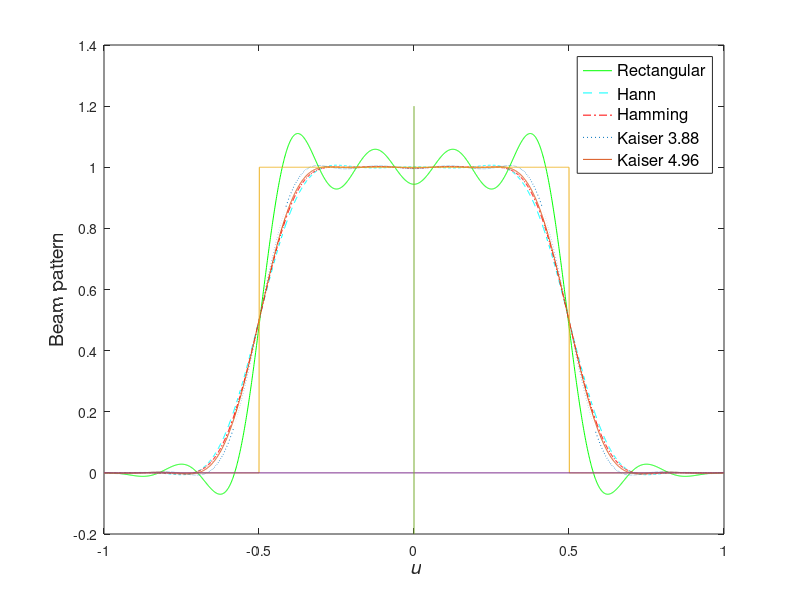
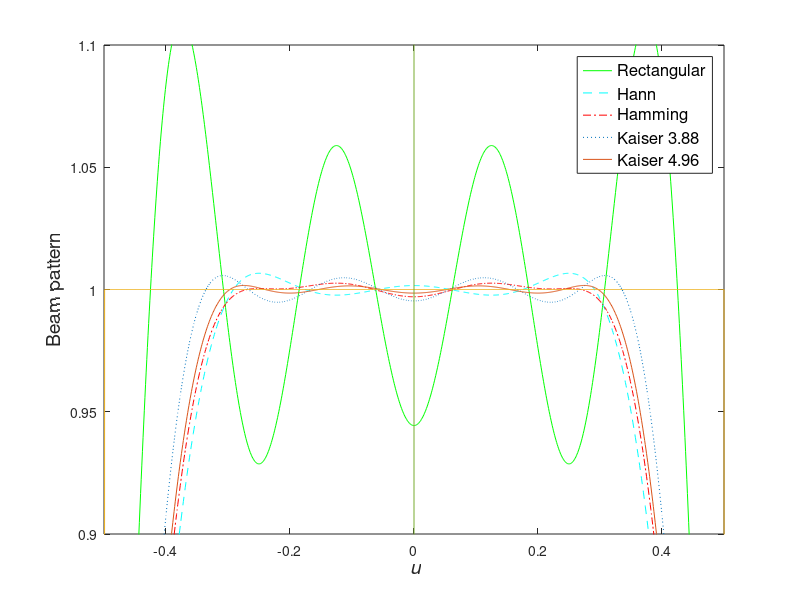

Reproduce these figures in MATLAB, in order.
clear all; close all; clc;

N = 16;
M = (N-1)/2;
n = (-M:M).';
u = -1:0.001:1;
vv = exp(j*n*pi*u);
lu = length(u);

%Define the desired pattern
Bd = zeros(1,lu);
for l = 1:lu
   if ( (acos(u(l)) >= pi/3) & (acos(u(l)) <= 2*pi/3) )
      Bd(l) = 1;
   end
end

ad = 0.5*sinc(0.5*n);						% Rectangular window
B1 = ad'*vv;

Rw_HN = 0.5+0.5*cos(2*pi*n/N);			% Hann window
w2 = ad.*Rw_HN;
B2 = w2'*vv;

Rw_HM = 0.54+0.46*cos(2*pi*n/N);			% Hamming window
w3 = ad.*Rw_HM;
B3 = w3'*vv;

% Find appropriate beta to match the overshoot of Hann and Hamming
A_n = -20*log10(abs(max(B2)-1));                 % 44.1589
beta_n = 0.5842*(A_n-21)^0.4+0.07886*(A_n-21);	% 3.8796
A_m = -20*log10(abs(max(B3)-1));    					% 53.6782
beta_m = 0.1102*(A_m-8.7) ;         					% 4.9566
x = 1-(2*n/N).^2;

Rw_KSn = besseli(0,beta_n*sqrt(x));		% Kaiser window matching Hann window
bes = besseli(0,beta_n);
w4 = ad.*Rw_KSn/bes;
%w4 = w4/sum(w4);
B4 = w4'*vv;

Rw_KSm = besseli(0,beta_m*sqrt(x));		% Kaiser window matching Hamming window
bes = besseli(0,beta_m);
w5 = ad.*Rw_KSm/bes;
%w5 = w5/sum(w5);
B5 = w5'*vv;

figure;
plot(u,real(B1),'g-')
hold on;
plot(u,real(B2),'c--')
plot(u,real(B3),'r-.')
plot(u,real(B4),':')
plot(u,real(B5),'-')
plot(u,real(Bd),'-')
plot([-1 1],[0 0],'-');
plot(0*[1 1],[-0.2 1.2],'-');
hold off;
h=legend('Rectangular','Hann','Hamming','Kaiser 3.88','Kaiser 4.96');
set(h,'Fontsize',12)
xlabel('\it u','Fontsize',14)
ylabel('Beam pattern','Fontsize',14)

figure;
plot(u,real(B1),'g-')
hold on;
plot(u,real(B2),'c--')
plot(u,real(B3),'r-.')
plot(u,real(B4),':')
plot(u,real(B5),'-')
plot(u,real(Bd),'-')
plot([-1 1],[0 0],'-');
plot(0*[1 1],[-0.2 1.2],'-');
hold off;
axis([-0.5 0.5 0.9 1.1])
h=legend('Rectangular','Hann','Hamming','Kaiser 3.88','Kaiser 4.96');
set(h,'Fontsize',12)
xlabel('\it u','Fontsize',14)
ylabel('Beam pattern','Fontsize',14)
